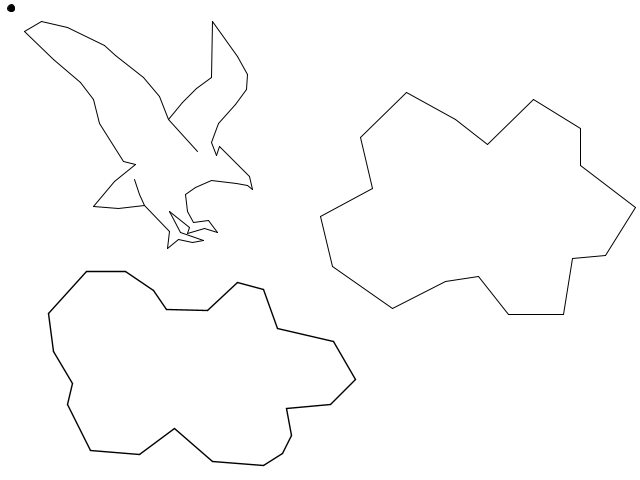
Frame 1 (no input)
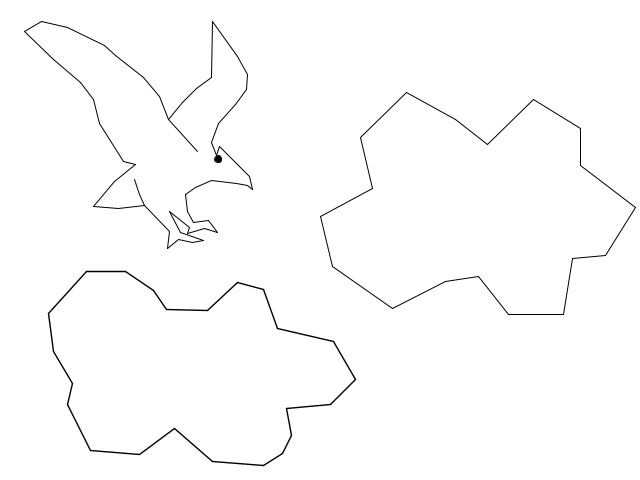
Frame 60 (the mouse pressed at the canvas centre just before this capture)
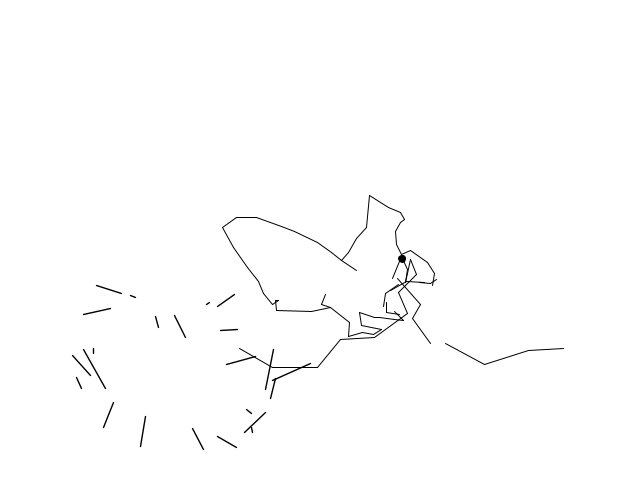
Frame 120 (the mouse held since frame 60 and released just before this capture)

The Processing sketch that drew these frames (run headless with seeded random() and noise(); from frame 60 on, the mouse is pressed at the canvas centre):

// Processing sketch: processing_15708
// ── processing_15708.pde

float easing = 0.05;
float eyex;
float eyey;

void setup(){
  size(640,480);
  smooth();
}

void draw(){
  background(255);
  fill(0);
  
  //////////////////////////////////////
  //Eagle coordinates
  //////////////////////////////////////
  
  //Body
  movingline(168,119,182,102,515,402,515,402);
  movingline(182,102,196,88,515,402,516,389);
  movingline(196,88,211,77,516,389,521,378);
  movingline(211,77,212,21,521,378,526,370);
  movingline(212,21,237,56,526,370,539,359);
  movingline(237,56,247,74,539,359,553,351);
  movingline(247,74,246,89,553,351,562,349);
  movingline(246,89,235,104,562,349,565,340);
  movingline(235,104,218,123,565,340,573,340);
  movingline(218,123,211,142,573,340,582,346);
  movingline(211,142,216,155,582,346,586,354);
  movingline(216,155,219,146,586,354,602,354);
  movingline(219,146,239,166,602,354,615,359);
  movingline(239,166,249,176,615,359,620,370);
  movingline(249,176,252,189,620,370,613,382);
  movingline(252,189,247,185,620,370,613,382);
  movingline(247,185,236,183,613,382,602,382);
  movingline(236,183,211,180,613,382,602,382);
  movingline(211,180,195,187,602,382,585,393);
  movingline(195,187,185,194,602,382,585,393);
  movingline(185,194,187,211,585,393,580,402);
  movingline(187,211,193,222,585,393,580,402);
  movingline(193,222,208,220,580,402,590,408);
  movingline(208,220,217,232,580,402,590,408);
  movingline(217,232,204,228,590,408,584,411);
  movingline(204,228,187,233,584,411,572,402);
  movingline(187,233,189,227,572,402,559,407);
  movingline(189,227,169,211,559,407,550,414);
  movingline(169,211,180,232,550,414,542,418);
  movingline(180,232,203,240,542,418,559,419);
  movingline(203,240,192,242,559,419,554,426);
  movingline(192,242,178,239,554,426,546,426);
  movingline(178,239,167,248,546,426,529,424);
  movingline(167,248,169,231,529,424,529,414);
  movingline(169,231,144,205,529,414,516,409);
  movingline(144,205,139,194,516,409,504,414);
  movingline(139,194,134,179,504,414,516,409);
  
  //Back Wing
  movingline(144,205,118,208,516,409,504,414);
  movingline(118,208,93,206,504,414,459,414);
  movingline(93,206,114,181,459,414,436,419);
  movingline(114,181,135,164,436,419,422,436);
  movingline(135,164,123,161,422,436,422,448);
  movingline(123,161,99,123,422,448,428,463);
  movingline(99,123,93,99,428,463,423,463);
  movingline(93,99,80,82,423,463,414,452);
  movingline(80,82,53,59,414,452,414,436);
  movingline(53,59,24,31,414,436,421,424);
  movingline(24,31,41,21,421,424,431,414);
  movingline(41,21,67,27,431,414,445,408);
  movingline(67,27,104,45,445,408,458,407);
  movingline(104,45,115,55,458,407,473,408);
  movingline(115,55,143,77,473,408,491,408);
  movingline(143,77,159,96,491,408,503,408);
  movingline(159,96,168,119,503,408,515,402);
  movingline(168,119,197,151,515,402,516,389);
  
  ////////////////////////////////////////////////
  //FINISHED EYES
  float eyeX = map(mouseX,0,width, 229,593);
  float eyeY = map(mouseX,0,width, 167,360);
  float eyedx = eyeX-eyex;
  if(abs(eyedx) > 1){
    eyex += eyedx * easing;
  }
  float eyedy = eyeY-eyey;
  if(abs(eyedy) > 1){
    eyey += eyedy * easing;
  }
  ellipse(eyex,eyey,7,7);
  /////////////////////////////////////////////////
  
  //Cloud to bush
  pushMatrix();
  translate(0,-150);
  scale(1.4);
  movingline(48,396,65,429,62,357,52,341);
  movingline(65,429,100,432,83,396,62,357);
  movingline(100,432,125,413,101,420,83,396);
  movingline(125,413,152,437,150,414,139,420);
  movingline(152,437,188,440,159,401,150,414);
  movingline(188,440,202,431,171,385,159,401);
  movingline(202,431,208,418,147,401,171,385);
  movingline(208,418,205,399,151,387,147,401);
  movingline(205,399,236,396,189,356,151,387);
  movingline(236,396,254,378,153,362,189,356);
  movingline(254,378,238,351,125,393,153,362);
  movingline(238,351,198,342,127,373,125,393);
  movingline(198,342,188,314,141,343,127,373);
  movingline(188,314,170,309,147,321,141,343);
  movingline(170,309,148,329,130,337,147,321);
  movingline(148,329,119,328,117,367,130,337);
  movingline(119,328,110,315,103,339,117,367);
  movingline(110,315,90,301,76,321,103,339);
  movingline(90,301,62,301,84,333,76,321);
  movingline(62,301,35,331,96,354,84,333);
  movingline(35,331,38,358,99,388,96,354);
  movingline(38,358,52,381,81,355,99,388);
  movingline(52,381,48,396,52,341,81,355);
  popMatrix();
  
  //Cloud to Ground
  movingline(478,276,508,314,0,420,36,420);
  movingline(508,314,563,314,36,420,72,420);
  movingline(563,314,572,258,72,420,108,420);
  movingline(572,258,605,255,108,420,144,420);
  movingline(605,255,635,207,144,420,180,420);
  movingline(635,207,580,165,180,420,216,420);
  movingline(580,165,580,128,216,420,252,420);
  movingline(580,128,533,99,252,420,288,420);
  movingline(533,99,487,144,288,420,324,420);
  movingline(487,144,455,119,324,420,360,420);
  movingline(455,119,406,92,360,420,396,420);
  movingline(406,92,360,137,396,420,425,420);
  movingline(360,137,372,188,435,420,468,420);
  movingline(372,188,320,216,468,420,504,420);
  movingline(320,216,332,266,504,420,528,420);
  movingline(332,266,392,308,558,420,576,420);
  movingline(392,308,445,281,576,420,612,420);
  movingline(445,281,478,276,612,420,648,420);
}

void movingline(float X11, float Y11, float X12, float Y12, float X21, float Y21, float X22, float Y22){
  float lineX1 = map(mouseX,0,width, X11,X21);
  float lineX2 = map(mouseX,0,width, X12,X22);
  float lineY1 = map(mouseX,0,width, Y11,Y21);
  float lineY2 = map(mouseX,0,width, Y12,Y22);
//  float x1 = 0;
//  float x2 = 0;
//  float y1 = 0;
//  float y2 = 0;
//  float dx1 = lineX1-x1;
//  if(abs(dx1) > 1){
//    x1 += dx1 * easing;
//  }
//  float dy1 = lineY1-y1;
//  if(abs(dy1) > 1){
//    y1 += dy1 * easing;
//  }
//  float dx2 = lineX2-x2;
//  if(abs(dx2) > 1){
//    x2 += dx2 * easing;
//  }
//  float dy2 = lineY2-y2;
//  if(abs(dy2) > 1){
//    y2 += dy2 * easing;
//  }
//  line(x1,y1,x2,y2);
    line(lineX1,lineY1,lineX2,lineY2);
}
